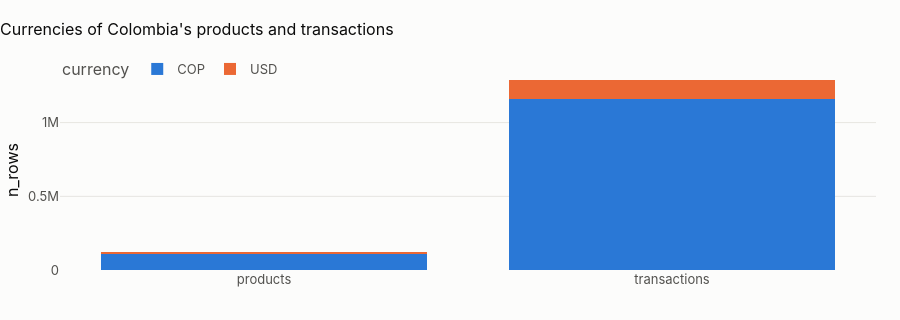

Notebook source saved alongside this figure:
### Markdown cell above
## 3 · The country at a glance (raw bronze)

### Code cell
glance = pl.con.sql(f"""
    with c as (select * from read_parquet('{pl.lake}/bronze_raw/customers/*/*.parquet', union_by_name = true)),
         p as (select * from read_parquet('{pl.lake}/bronze_raw/products/*/*.parquet', union_by_name = true)),
         t as (select * from read_parquet('{pl.lake}/bronze_raw/transactions/*/*.parquet', union_by_name = true))
    select (select count(*) from c) as customers, (select count(*) from p) as products,
           (select count(*) from t) as transactions,
           round((select count(*) from t) / (select count(*) from c) / 35.0, 3) as tx_per_customer_month
    """).df()
show(glance, paging=False)
cur = pl.con.sql(f"""
    select 'products' as entity, currency, count(*) as n_rows
    from read_parquet('{pl.lake}/bronze_raw/products/*/*.parquet', union_by_name = true) group by all
    union all
    select 'transactions', currency, count(*)
    from read_parquet('{pl.lake}/bronze_raw/transactions/*/*.parquet', union_by_name = true) group by all
    order by 1, 3 desc""").df()
fig = px.bar(
    cur,
    x="entity",
    y="n_rows",
    color="currency",
    barmode="stack",
    title=f"Currencies of {CTRY.name}'s products and transactions",
)
fig.update_layout(height=320, xaxis_title=None)
fig.show()
loc = cur[(cur.entity == "transactions")].set_index("currency")["n_rows"]
local_share = 100 * loc.get(CTRY.home_currency, 0) / loc.sum()
display(
    Markdown(
        f"**{local_share:.1f} % of {CTRY.name}'s transactions are in {CTRY.home_currency}**, the rest in "
        + ", ".join(
            f"{k} ({100 * v / loc.sum():.1f} %)" for k, v in loc.items() if k != CTRY.home_currency
        )
        + ". "
        + (
            "There are no peso accounts at all: Mexican customers bank in US dollars, while their incomes are reported in "
            "pesos. Every income-based ratio must convert incomes, never amounts."
            if local_share == 0
            else "Amounts must be analysed per currency (or converted): pooling pesos and dollars mixes two scales that differ "
            "by orders of magnitude."
        )
    )
)

### Figure 1 — Plotly figure (JSON) as saved in the notebook; plotly's stock layout.template omitted (floating-point values rounded to 4 significant figures)
{"data": [{"hovertemplate": "currency=COP<br>entity=%{x}<br>n_rows=%{y}<extra></extra>", "legendgroup": "COP", "marker": {"color": "#2a78d6", "pattern": {"shape": ""}}, "name": "COP", "orientation": "v", "showlegend": true, "textposition": "auto", "type": "bar", "x": ["products", "transactions"], "xaxis": "x", "y": [107975, 1159207], "yaxis": "y"}, {"hovertemplate": "currency=USD<br>entity=%{x}<br>n_rows=%{y}<extra></extra>", "legendgroup": "USD", "marker": {"color": "#eb6834", "pattern": {"shape": ""}}, "name": "USD", "orientation": "v", "showlegend": true, "textposition": "auto", "type": "bar", "x": ["products", "transactions"], "xaxis": "x", "y": [12185, 130150], "yaxis": "y"}], "layout": {"barmode": "stack", "height": 320, "legend": {"title": {"text": "currency"}, "tracegroupgap": 0}, "title": {"text": "Currencies of Colombia's products and transactions"}, "xaxis": {"anchor": "y", "domain": [0.0, 1.0], "title": {}}, "yaxis": {"anchor": "x", "domain": [0.0, 1.0], "title": {"text": "n_rows"}}}}
